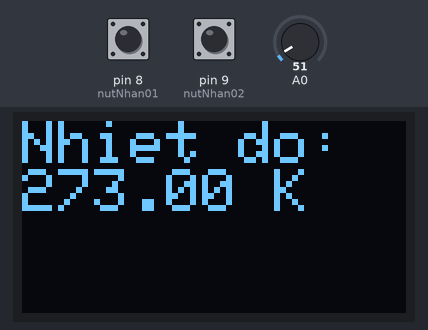
Recording of a sketch running on a simulated Arduino Uno, built with avr-gcc and run on an emulated ATmega328P. Shown: 128×64 one-colour display. Inputs (shaded band) come from the test bench; at power-on: pin 8 (nutNhan01) HIGH, pin 9 (nutNhan02) HIGH, A0 = 51. What the sketch prints to the serial monitor is not drawn.

Above: at 6.0 s.
6.1 s: pin 8 (nutNhan01) pulled LOW for 0.2 s
At 7.5 s:
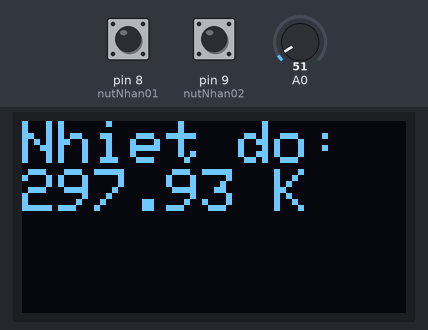
7.8 s: pin 9 (nutNhan02) pulled LOW for 0.2 s
At 9.3 s:
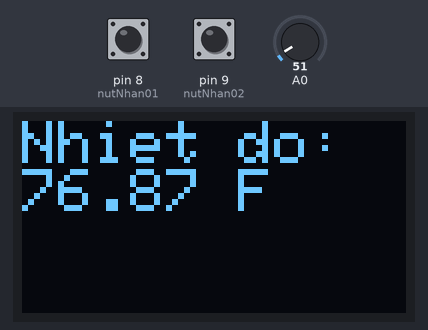
9.6 s: pin 9 (nutNhan02) pulled LOW for 1 s
At 11.9 s:
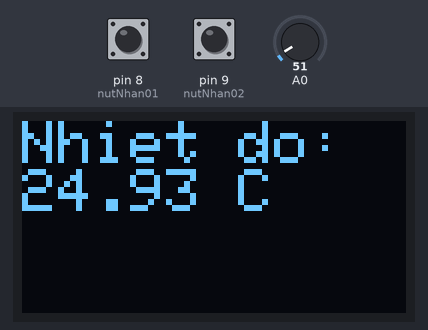
12.3 s: pin 9 (nutNhan02) pulled LOW for 0.2 s
At 13.6 s:
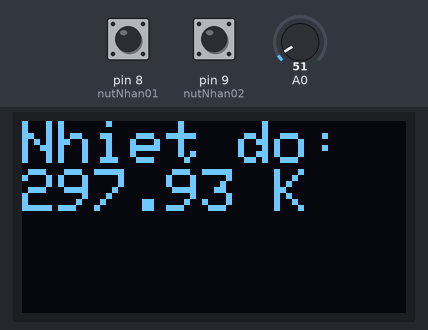
14.1 s: pin 9 (nutNhan02) pulled LOW for 3.2 s
At 17.8 s:
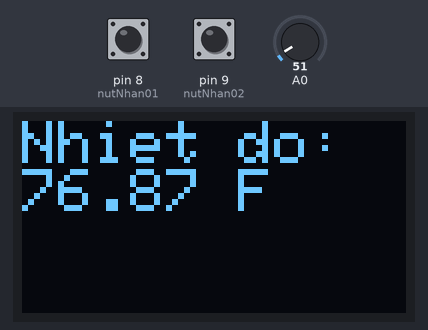
18.9 s: pin 9 (nutNhan02) pulsed LOW 5 times (0.12 s each, 0.3 s apart)
At 21.6 s:
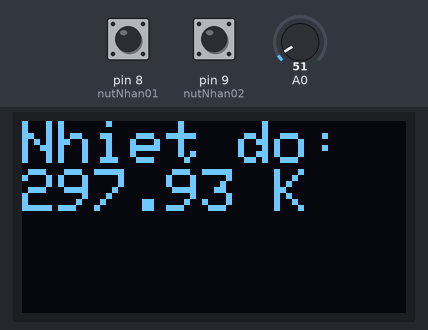
Timing chart, 0 to 23.1 s (numbered marks = the images above; inputs shaded):
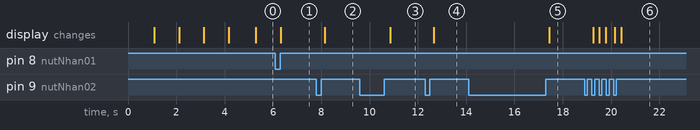

The sketch:

lm35_thermometer.ino
```cpp
// CODE MÁY ĐO NHIỆT ĐỘ
// transitor đo nhiệt độ LM35
// màn hình I2C oled

#include <Wire.h>
#include <Adafruit_GFX.h>
#include <Adafruit_SSD1306.h>

#define SCREEN_WIDTH 128
#define SCREEN_HEIGHT 64

#define OLED_RESET    -1
Adafruit_SSD1306 display(SCREEN_WIDTH, SCREEN_HEIGHT, &Wire, OLED_RESET);

int nutNhan01 = 8;
int nutNhan02 = 9;
int trangThai01;
int trangThai02;
int soTrangThai02;
int soDem = 5;
int soDem1 = 3;

float temperature;

void setup() {
  Serial.begin(9600);
  pinMode(nutNhan01,INPUT_PULLUP);
  pinMode(nutNhan02,INPUT_PULLUP);

  Wire.begin(); // Khởi tạo giao tiếp I2C

  if(!display.begin(SSD1306_SWITCHCAPVCC, 0x3C)) {
    Serial.println(F("Failed to initialize SSD1306 display"));
    for(;;);
  }
}


void lamNongCamBien(){
  display.clearDisplay();
  if(soDem1 < 4){
    for(int u1 = 5; u1>0; u1--){
    display.setTextSize(2);
    display.setTextColor(SSD1306_WHITE);
    display.setCursor(0, 16);
    display.print("Waiting ");
    display.print(u1);
    display.display(); // Hiển thị trên màn hình
    display.clearDisplay(); // Xóa màn hình trước khi hiển thị dữ liệu mới
    delay(1000);
    }
    soDem1++;
  }
}

void loop() {

  lamNongCamBien();

  int sensorValue = analogRead(A0);
  float voltage = sensorValue * (5.0 / 1023.0);

  trangThai01 = digitalRead(nutNhan01);
  if(trangThai01 == LOW) { // Kiểm tra nút nhấn 01
    temperature = voltage * 100;
  }

  trangThai02 = digitalRead(nutNhan02);
  if (trangThai02 == HIGH && soTrangThai02 == LOW) { // Kiểm tra nút nhấn 02
    soDem++;
    if (soDem == 8) {
      soDem = 5;
    }
    soTrangThai02 = HIGH;
  } else if (trangThai02 == LOW) {
    soTrangThai02 = LOW;
  }

  display.setTextSize(2);
  display.setTextColor(SSD1306_WHITE);
  display.setCursor(0, 0);
  display.println("Nhiet do:");

  display.setTextSize(2);
  display.setTextColor(SSD1306_WHITE);
  display.setCursor(0, 16);
  switch (soDem) {
    case 5:
      display.print(temperature);
      display.print(" C");
      break;
    case 6:
      display.print(temperature + 273);
      display.print(" K");
      break;
    case 7:
      display.print((temperature * 1.8) + 32);
      display.print(" F");
      break;
  }

  Serial.println("Temperature : ");
  Serial.println(temperature);
  delay(100);
  display.display(); // Hiển thị trên màn hình
  display.clearDisplay(); // Xóa màn hình trước khi hiển thị dữ liệu mới
}
```

Measured:
- after the input at 6.1 s, the display: changes after 0.23 s (image 1)
- after the input at 7.8 s, the display: changes after 0.34 s (image 2)
- after the input at 9.6 s, the display: changes after 1.3 s (image 3)
- after the input at 12.3 s, the display: changes after 0.36 s (image 4)
- after the input at 14.1 s, the display: changes after 3.3 s (image 5)
- after the input at 18.9 s, the display: first changes after 0.35 s (image 6 shows a later state)
